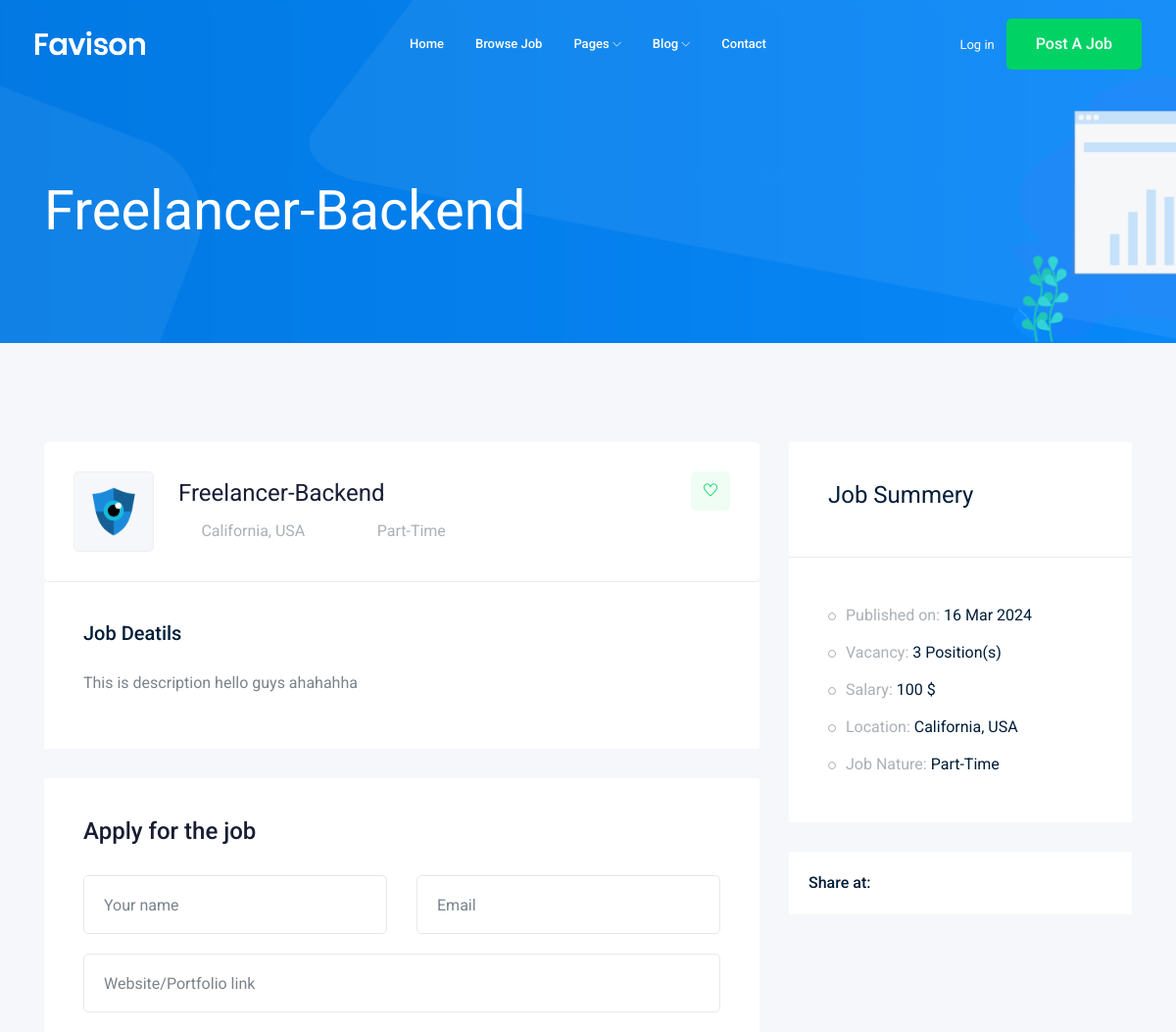
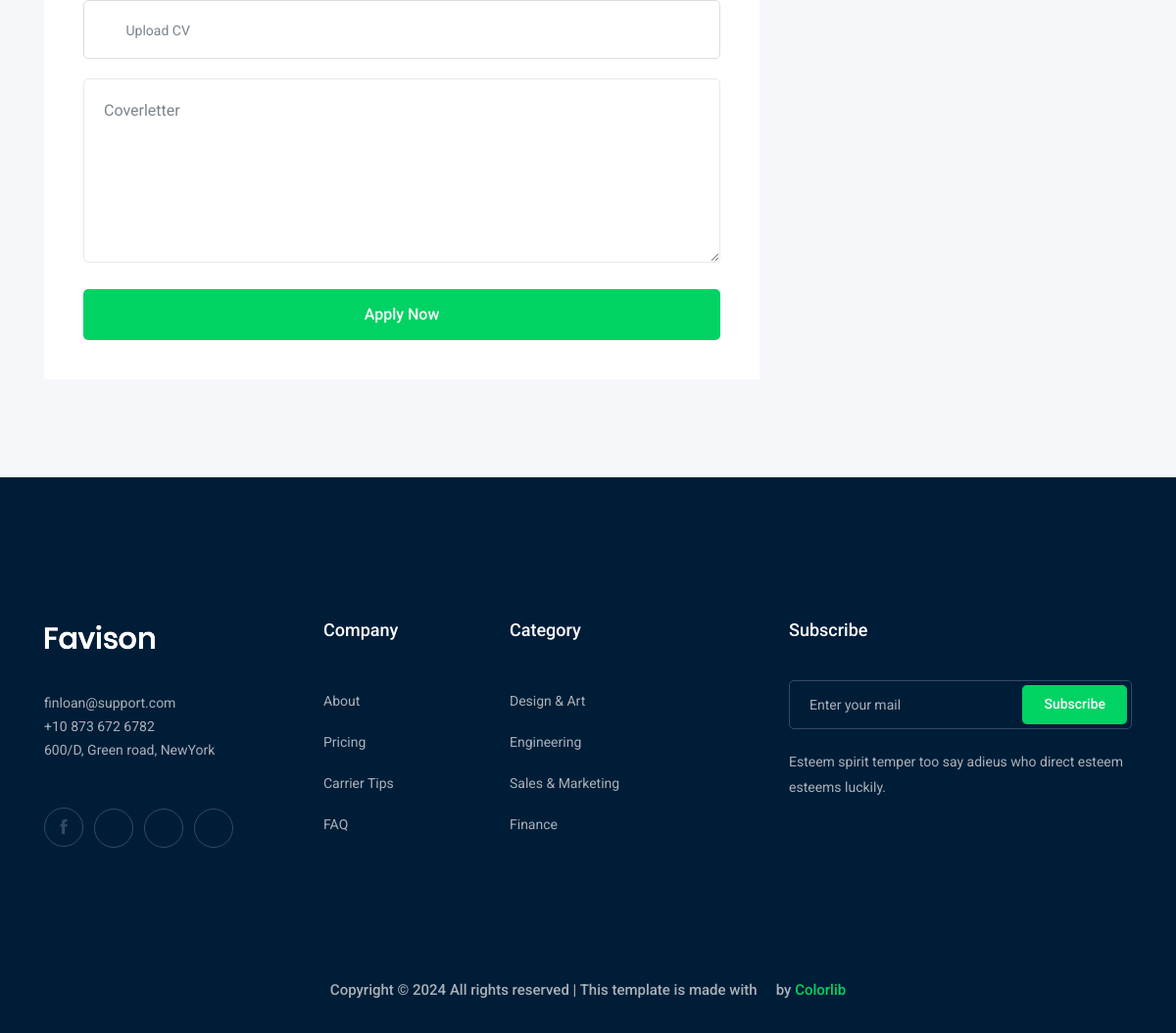
The app's page /jobs/freelancer-backend with its own data (2 pictures, top to bottom).
### job/models.py (models this page shows, shortened)
class Job(models.Model):
    title = models.CharField(max_length=100)
    job_type = models.CharField(max_length=15, choices=JOB_TYPES)
    description = models.TextField(max_length=1000)
    publish_date = models.DateTimeField(auto_now=True)
    vacancy = models.IntegerField(default=1)
    salary = models.IntegerField(default=0)
    experience = models.IntegerField(default=1)
    category = models.ForeignKey('Categories', on_delete=models.CASCADE)
    image = models.ImageField(upload_to=upload_image)
    slug = models.SlugField(blank=True, null=True)

### job/views.py (the view)
# urls.py: path('<str:slug>', views.job_detail, name='job_detail')
def job_detail(request, slug):
    job_detail = Job.objects.get(slug=slug)
    context = {'job': job_detail}
    return render(request, 'job/job_details.html', context)

### job/templates/job/job_details.html (shortened to what this page needs)
{% extends "base.html" %}
{% block body %}
<div class="bradcam_area bradcam_bg_1">
  <div class="container">
    <div class="row">
      <div class="col-xl-12">
        <div class="bradcam_text">
          <h3>{{job.title}}</h3>
        </div>
      </div>
    </div>
  </div>
</div>
<div class="job_details_area">
  <div class="container">
    <div class="row">
      <div class="col-lg-8">
        <div class="job_details_header">
          <div class="single_jobs white-bg d-flex justify-content-between">
            <div class="jobs_left d-flex align-items-center">
              <div class="thumb">
                <img style="max-width: 50px;" src="{{job.image.url}}" alt="" />
              </div>
              <div class="jobs_conetent">
                <a href="#"><h4>{{job.title}}</h4></a>
                <div class="links_locat d-flex align-items-center">
                  <div class="location">
                    <p><i class="fa fa-map-marker"></i> California, USA</p>
                  </div>
                  <div class="location">
                    <p><i class="fa fa-clock-o"></i> {{job.job_type}}</p>
                  </div>
                </div>
              </div>
            </div>
            <div class="jobs_right">
              <div class="apply_now">
                <a class="heart_mark" href="#">
                  <i class="ti-heart"></i>
                </a>
              </div>
            </div>
          </div>
        </div>
        <div class="descript_wrap white-bg">
          <div class="single_wrap">
            <h4>Job Deatils</h4>
            <p>
              {{job.description}}
            </p>
          </div>
        </div>
        <div class="apply_job_form white-bg">
          <h4>Apply for the job</h4>
          <form action="#">
            <div class="row">
              <div class="col-md-6">
                <div class="input_field">
                  <input type="text" placeholder="Your name" />
                </div>
              </div>
              <div class="col-md-6">
                <div class="input_field">
                  <input type="text" placeholder="Email" />
                </div>
              </div>
              <div class="col-md-12">
                <div class="input_field">
                  <input type="text" placeholder="Website/Portfolio link" />
                </div>
              </div>
              <div class="col-md-12">
                <div class="input-group">
                  <div class="input-group-prepend">
                    <button type="button" id="inputGroupFileAddon03">
                      <i class="fa fa-cloud-upload" aria-hidden="true"></i>
                    </button>
                  </div>
                  <div class="custom-file">
                    <label class="custom-file-label" for="inputGroupFile03"
                      >Upload CV</label
                    >
                  </div>
                </div>
              </div>
              <div class="col-md-12">
                <div class="input_field">
                  <textarea
                    name="#"
                    id=""
                    cols="30"
                    rows="10"
                    placeholder="Coverletter"
                  ></textarea>
                </div>
              </div>
              <div class="col-md-12">
                <div class="submit_btn">
                  <button class="boxed-btn3 w-100" type="submit">
                    Apply Now
                  </button>
                </div>
              </div>
            </div>
          </form>
        </div>
      </div>
      <div class="col-lg-4">
        <div class="job_sumary">
          <div class="summery_header">
            <h3>Job Summery</h3>
          </div>
          <div class="job_content">
            <ul>
              <li>Published on: <span>{{ job.publish_date|date:"d M Y" }}</span></li>
              <li>Vacancy: <span>{{job.vacancy}} Position(s)</span></li>
              <li>Salary: <span>{{job.salary}} $</span></li>
              <li>Location: <span>California, USA</span></li>
              <li>Job Nature: <span> {{job.job_type}}</span></li>
            </ul>
          </div>
        </div>
        <div class="share_wrap d-flex">
          <span>Share at:</span>
          <ul>
            <li>
              <a href="#"> <i class="fa fa-facebook"></i></a>
            </li>
            <li>
              <a href="#"> <i class="fa fa-google-plus"></i></a>
            </li>
            <li>
              <a href="#"> <i class="fa fa-twitter"></i></a>
            </li>
            <li>
              <a href="#"> <i class="fa fa-envelope"></i></a>
            </li>
          </ul>
        </div>
        <div class="job_location_wrap">
          <div class="job_lok_inner">
            <div id="map" style="height: 200px"></div>
          </div>
        </div>
      </div>
    </div>
  </div>
</div>
{% endblock body %}

### records on screen
Job: title "Freelancer-Backend", image (picture), job_type "Part-Time", description "This is description hello guys ahahahha", publish_date "16 Mar 2024", vacancy "3", salary "100"
